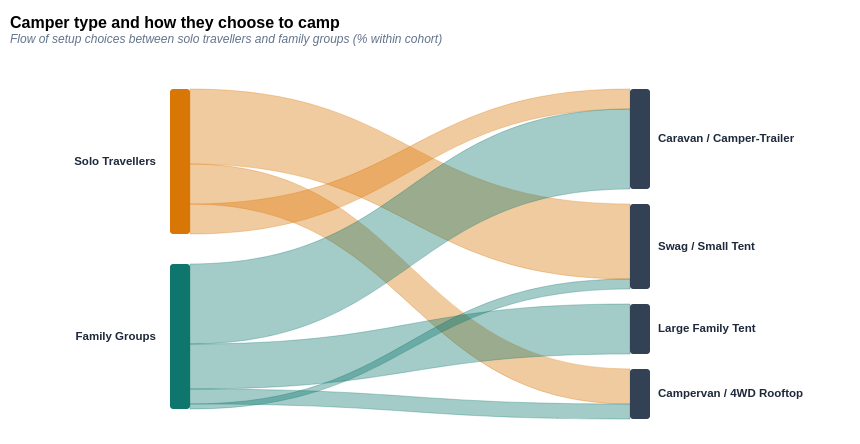

This figure's Vega-Lite source:
### Vega specification from a JSON file in a GitHub repository (floating-point values rounded to 4 significant figures)
{"$schema": "https://vega.github.io/schema/vega/v5.json", "title": {"text": "Camper type and how they choose to camp", "subtitle": "Flow of setup choices between solo travellers and family groups (% within cohort)", "anchor": "start", "fontSize": 16, "fontWeight": "bold", "subtitleFontSize": 12, "subtitleColor": "#64748b", "subtitleFontStyle": "italic"}, "width": 820, "height": 380, "padding": {"top": 15, "left": 10, "right": 30, "bottom": 15}, "data": [{"name": "nodes", "values": [{"name": "Solo Travellers", "side": "left", "x": 160, "y0": 40, "y1": 185, "color": "#d97706"}, {"name": "Family Groups", "side": "left", "x": 160, "y0": 215, "y1": 360, "color": "#0f766e"}, {"name": "Caravan / Camper-Trailer", "side": "right", "x": 620, "y0": 40, "y1": 140, "color": "#334155"}, {"name": "Swag / Small Tent", "side": "right", "x": 620, "y0": 155, "y1": 240, "color": "#334155"}, {"name": "Large Family Tent", "side": "right", "x": 620, "y0": 255, "y1": 305, "color": "#334155"}, {"name": "Campervan / 4WD Rooftop", "side": "right", "x": 620, "y0": 320, "y1": 370, "color": "#334155"}]}, {"name": "ribbons", "values": [{"source": "Solo Travellers", "target": "Swag / Small Tent", "value": "52.4%", "color": "#d97706", "y0a": 40, "y0b": 115, "y1a": 155, "y1b": 230}, {"source": "Solo Travellers", "target": "Campervan / 4WD Rooftop", "value": "23.8%", "color": "#d97706", "y0a": 115, "y0b": 155, "y1a": 320, "y1b": 355}, {"source": "Solo Travellers", "target": "Caravan / Camper-Trailer", "value": "14.3%", "color": "#d97706", "y0a": 155, "y0b": 185, "y1a": 40, "y1b": 60}, {"source": "Family Groups", "target": "Caravan / Camper-Trailer", "value": "54.2%", "color": "#0f766e", "y0a": 215, "y0b": 295, "y1a": 60, "y1b": 140}, {"source": "Family Groups", "target": "Large Family Tent", "value": "31.3%", "color": "#0f766e", "y0a": 295, "y0b": 340, "y1a": 255, "y1b": 305}, {"source": "Family Groups", "target": "Campervan / 4WD Rooftop", "value": "10.4%", "color": "#0f766e", "y0a": 340, "y0b": 355, "y1a": 355, "y1b": 370}, {"source": "Family Groups", "target": "Swag / Small Tent", "value": "4.1%", "color": "#0f766e", "y0a": 355, "y0b": 360, "y1a": 230, "y1b": 240}], "transform": [{"type": "formula", "expr": "'M ' + 180 + ' ' + datum.y0a + ' C ' + 400 + ' ' + datum.y0a + ', ' + 400 + ' ' + datum.y1a + ', ' + 620 + ' ' + datum.y1a + ' L ' + 620 + ' ' + datum.y1b + ' C ' + 400 + ' ' + datum.y1b + ', ' + 400 + ' ' + datum.y0b + ', ' + 180 + ' ' + datum.y0b + ' Z'", "as": "pathStr"}]}], "marks": [{"type": "path", "from": {"data": "ribbons"}, "encode": {"enter": {"path": {"field": "pathStr"}, "fill": {"field": "color"}, "fillOpacity": {"value": 0.38}, "stroke": {"field": "color"}, "strokeWidth": {"value": 0.5}, "strokeOpacity": {"value": 0.6}}, "update": {"fillOpacity": {"value": 0.38}, "tooltip": {"signal": "{'Cohort': datum.source, 'Accommodation': datum.target, 'Share': datum.value}"}}, "hover": {"fillOpacity": {"value": 0.75}}}}, {"type": "rect", "from": {"data": "nodes"}, "encode": {"enter": {"x": {"field": "x"}, "width": {"value": 20}, "y": {"field": "y0"}, "y2": {"field": "y1"}, "fill": {"field": "color"}, "cornerRadius": {"value": 3}}}}, {"type": "text", "from": {"data": "nodes"}, "encode": {"enter": {"x": {"signal": "datum.side === 'left' ? datum.x - 14 : datum.x + 28"}, "y": {"signal": "(datum.y0 + datum.y1) / 2"}, "text": {"field": "name"}, "align": {"signal": "datum.side === 'left' ? 'right' : 'left'"}, "baseline": {"value": "middle"}, "fontWeight": {"value": "bold"}, "fontSize": {"value": 11.5}, "fill": {"value": "#1e293b"}}}}]}
